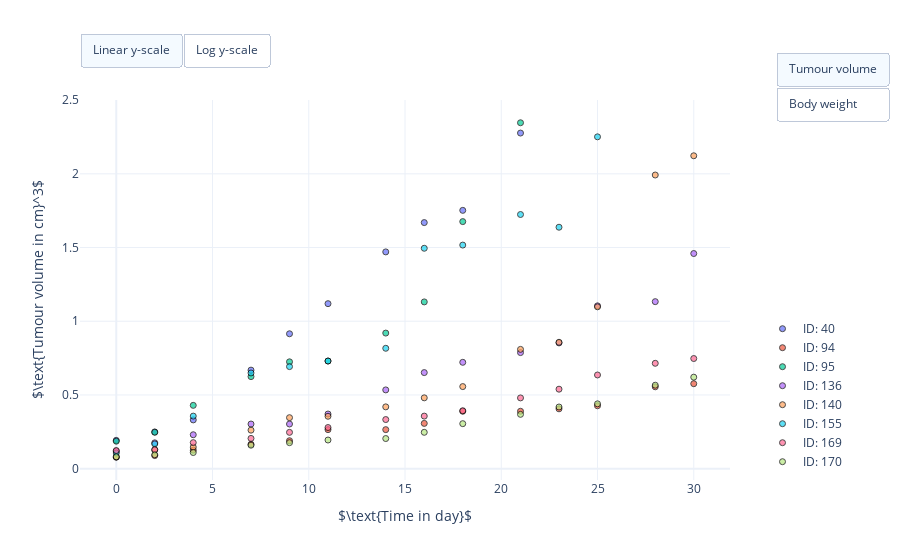

Source (notebook cell):
### Markdown cell above
## Identifiability

The identifiability of a parametric model addresses the question of whether a unique set of model parameters $\psi $ can be inferred from data, which most closely capture the data, see e.g. [2, 3, 4]. In particular, under the assumption that the model could have generated the data with a given set of model parameters, identifiability addresses the question of whether those *true* parameters can be recovered from the data. 

In the PKPD modelling context, the identifiability of the structural model is of particular importance, as parameter values can often be biologically interpreted. This allows for example to characterise biochemical properties of the compound, or to translate the model from preclinical to clinical application. However, for those biological interpretations to be meaningful, we need to make sure that the values tightly couple the observed data and the proposed structural model. If multiple parameters for a model exist that equally well capture the observed behaviour, it is hard to imagine that the parameter values carry significant biological meaning.

In this study, we are interested in learning the structural model parameters $\psi $ of the tumour growth in absence of the compound from an *in vivo* experiment reported in [1]. Here, patient-derived tumour explants LXF A677 (adenocarcinoma of the lung) were implanted in mice. The tumour growth was monitored over a period of 30 days, see the [Lung Cancer Tumour Growth in Absence of Treatment](https://nbviewer.jupyter.org/github/DavAug/ErlotinibGefitinib/blob/master/notebooks/lung_cancer/control_growth/data_preparation.ipynb) for details.

### Code cell
#
# Visualise control growth data.
#

import os

import pandas as pd

import pkpd.plots


# Import data
# Get path of current working directory
path = os.getcwd()

# Import LXF A677 control growth data
data = pd.read_csv(path + '/data/lxf_control_growth.csv')

# Create scatter plot
fig = pkpd.plots.plot_measurements(data)

# Show figure
fig.show()

### Figure 1 — Plotly figure (JSON) as saved in the notebook; plotly's stock layout.template omitted (floating-point values rounded to 4 significant figures)
{"data": [{"hovertemplate": "<b>ID: 40</b><br>Time: %{x:} day<br>Tumour volume: %{y:.02f} cm^3<br>Body weight: %{text}<br>Cancer type: Lung cancer (LXF A677)<br><extra></extra>", "marker": {"color": "#636EFA", "line": {"color": "black", "width": 1}, "opacity": 0.7, "symbol": "circle"}, "mode": "markers", "name": "ID: 40", "showlegend": true, "text": ["26.8 g", "26.1 g", "26.5 g", "26.5 g", "27.1 g", "26.0 g", "26.4 g", "26.0 g", "25.4 g", "26.2 g"], "type": "scatter", "x": [0, 2, 4, 7, 9, 11, 14, 16, 18, 21], "y": [0.1918, 0.2492, 0.3307, 0.6684, 0.915, 1.119, 1.47, 1.669, 1.752, 2.277]}, {"hovertemplate": "<b>ID: 40</b><br>Time: %{x:} day<br>Tumour volume: %{y:.02f} cm^3<br>Body weight: %{text}<br>Cancer type: Lung cancer (LXF A677)<br><extra></extra>", "marker": {"color": "#636EFA", "line": {"color": "black", "width": 1}, "opacity": 0.7, "symbol": "circle"}, "mode": "markers", "name": "ID: 40", "showlegend": true, "text": ["26.8 g", "26.1 g", "26.5 g", "26.5 g", "27.1 g", "26.0 g", "26.4 g", "26.0 g", "25.4 g", "26.2 g"], "type": "scatter", "visible": false, "x": [0, 2, 4, 7, 9, 11, 14, 16, 18, 21], "y": [26.8, 26.1, 26.5, 26.5, 27.1, 26, 26.4, 26, 25.4, 26.2]}, {"hovertemplate": "<b>ID: 94</b><br>Time: %{x:} day<br>Tumour volume: %{y:.02f} cm^3<br>Body weight: %{text}<br>Cancer type: Lung cancer (LXF A677)<br><extra></extra>", "marker": {"color": "#EF553B", "line": {"color": "black", "width": 1}, "opacity": 0.7, "symbol": "circle"}, "mode": "markers", "name": "ID: 94", "showlegend": true, "text": ["18.3 g", "18.2 g", "18.5 g", "18.3 g", "18.7 g", "17.9 g", "18.4 g", "18.2 g", "18.7 g", "20.0 g", "20.2 g", "20.3 g", "20.0 g", "19.2 g"], "type": "scatter", "x": [0, 2, 4, 7, 9, 11, 14, 16, 18, 21, 23, 25, 28, 30], "y": [0.07725, 0.08848, 0.1253, 0.1655, 0.1895, 0.2647, 0.2647, 0.3069, 0.3892, 0.3892, 0.4058, 0.4265, 0.5551, 0.5762]}, {"hovertemplate": "<b>ID: 94</b><br>Time: %{x:} day<br>Tumour volume: %{y:.02f} cm^3<br>Body weight: %{text}<br>Cancer type: Lung cancer (LXF A677)<br><extra></extra>", "marker": {"color": "#EF553B", "line": {"color": "black", "width": 1}, "opacity": 0.7, "symbol": "circle"}, "mode": "markers", "name": "ID: 94", "showlegend": true, "text": ["18.3 g", "18.2 g", "18.5 g", "18.3 g", "18.7 g", "17.9 g", "18.4 g", "18.2 g", "18.7 g", "20.0 g", "20.2 g", "20.3 g", "20.0 g", "19.2 g"], "type": "scatter", "visible": false, "x": [0, 2, 4, 7, 9, 11, 14, 16, 18, 21, 23, 25, 28, 30], "y": [18.3, 18.2, 18.5, 18.3, 18.7, 17.9, 18.4, 18.2, 18.7, 20, 20.2, 20.3, 20, 19.2]}, {"hovertemplate": "<b>ID: 95</b><br>Time: %{x:} day<br>Tumour volume: %{y:.02f} cm^3<br>Body weight: %{text}<br>Cancer type: Lung cancer (LXF A677)<br><extra></extra>", "marker": {"color": "#00CC96", "line": {"color": "black", "width": 1}, "opacity": 0.7, "symbol": "circle"}, "mode": "markers", "name": "ID: 95", "showlegend": true, "text": ["22.3 g", "23.0 g", "22.4 g", "23.6 g", "24.1 g", "22.7 g", "23.6 g", "23.3 g", "23.3 g", "23.3 g"], "type": "scatter", "x": [0, 2, 4, 7, 9, 11, 14, 16, 18, 21], "y": [0.1862, 0.2464, 0.4293, 0.6243, 0.7247, 0.7301, 0.9196, 1.131, 1.676, 2.347]}, {"hovertemplate": "<b>ID: 95</b><br>Time: %{x:} day<br>Tumour volume: %{y:.02f} cm^3<br>Body weight: %{text}<br>Cancer type: Lung cancer (LXF A677)<br><extra></extra>", "marker": {"color": "#00CC96", "line": {"color": "black", "width": 1}, "opacity": 0.7, "symbol": "circle"}, "mode": "markers", "name": "ID: 95", "showlegend": true, "text": ["22.3 g", "23.0 g", "22.4 g", "23.6 g", "24.1 g", "22.7 g", "23.6 g", "23.3 g", "23.3 g", "23.3 g"], "type": "scatter", "visible": false, "x": [0, 2, 4, 7, 9, 11, 14, 16, 18, 21], "y": [22.3, 23, 22.4, 23.6, 24.1, 22.7, 23.6, 23.3, 23.3, 23.3]}, {"hovertemplate": "<b>ID: 136</b><br>Time: %{x:} day<br>Tumour volume: %{y:.02f} cm^3<br>Body weight: %{text}<br>Cancer type: Lung cancer (LXF A677)<br><extra></extra>", "marker": {"color": "#AB63FA", "line": {"color": "black", "width": 1}, "opacity": 0.7, "symbol": "circle"}, "mode": "markers", "name": "ID: 136", "showlegend": true, "text": ["25.4 g", "26.2 g", "28.3 g", "28.0 g", "25.1 g", "22.9 g", "24.1 g", "23.9 g", "23.0 g", "24.0 g", "23.7 g", "24.7 g", "24.6 g", "24.2 g"], "type": "scatter", "x": [0, 2, 4, 7, 9, 11, 14, 16, 18, 21, 23, 25, 28, 30], "y": [0.1186, 0.1751, 0.23, 0.3027, 0.3027, 0.3704, 0.5342, 0.6517, 0.7213, 0.7873, 0.853, 1.105, 1.133, 1.459]}, {"hovertemplate": "<b>ID: 136</b><br>Time: %{x:} day<br>Tumour volume: %{y:.02f} cm^3<br>Body weight: %{text}<br>Cancer type: Lung cancer (LXF A677)<br><extra></extra>", "marker": {"color": "#AB63FA", "line": {"color": "black", "width": 1}, "opacity": 0.7, "symbol": "circle"}, "mode": "markers", "name": "ID: 136", "showlegend": true, "text": ["25.4 g", "26.2 g", "28.3 g", "28.0 g", "25.1 g", "22.9 g", "24.1 g", "23.9 g", "23.0 g", "24.0 g", "23.7 g", "24.7 g", "24.6 g", "24.2 g"], "type": "scatter", "visible": false, "x": [0, 2, 4, 7, 9, 11, 14, 16, 18, 21, 23, 25, 28, 30], "y": [25.4, 26.2, 28.3, 28, 25.1, 22.9, 24.1, 23.9, 23, 24, 23.7, 24.7, 24.6, 24.2]}, {"hovertemplate": "<b>ID: 140</b><br>Time: %{x:} day<br>Tumour volume: %{y:.02f} cm^3<br>Body weight: %{text}<br>Cancer type: Lung cancer (LXF A677)<br><extra></extra>", "marker": {"color": "#FFA15A", "line": {"color": "black", "width": 1}, "opacity": 0.7, "symbol": "circle"}, "mode": "markers", "name": "ID: 140", "showlegend": true, "text": ["22.7 g", "23.6 g", "23.6 g", "24.4 g", "25.0 g", "23.5 g", "24.8 g", "24.3 g", "23.8 g", "23.3 g", "23.7 g", "24.8 g", "24.7 g", "24.1 g"], "type": "scatter", "x": [0, 2, 4, 7, 9, 11, 14, 16, 18, 21, 23, 25, 28, 30], "y": [0.07933, 0.1269, 0.1461, 0.2611, 0.3457, 0.3552, 0.419, 0.4803, 0.5567, 0.809, 0.8573, 1.098, 1.992, 2.123]}, {"hovertemplate": "<b>ID: 140</b><br>Time: %{x:} day<br>Tumour volume: %{y:.02f} cm^3<br>Body weight: %{text}<br>Cancer type: Lung cancer (LXF A677)<br><extra></extra>", "marker": {"color": "#FFA15A", "line": {"color": "black", "width": 1}, "opacity": 0.7, "symbol": "circle"}, "mode": "markers", "name": "ID: 140", "showlegend": true, "text": ["22.7 g", "23.6 g", "23.6 g", "24.4 g", "25.0 g", "23.5 g", "24.8 g", "24.3 g", "23.8 g", "23.3 g", "23.7 g", "24.8 g", "24.7 g", "24.1 g"], "type": "scatter", "visible": false, "x": [0, 2, 4, 7, 9, 11, 14, 16, 18, 21, 23, 25, 28, 30], "y": [22.7, 23.6, 23.6, 24.4, 25, 23.5, 24.8, 24.3, 23.8, 23.3, 23.7, 24.8, 24.7, 24.1]}, {"hovertemplate": "<b>ID: 155</b><br>Time: %{x:} day<br>Tumour volume: %{y:.02f} cm^3<br>Body weight: %{text}<br>Cancer type: Lung cancer (LXF A677)<br><extra></extra>", "marker": {"color": "#19D3F3", "line": {"color": "black", "width": 1}, "opacity": 0.7, "symbol": "circle"}, "mode": "markers", "name": "ID: 155", "showlegend": true, "text": ["26.0 g", "27.3 g", "27.5 g", "28.2 g", "28.7 g", "27.9 g", "28.6 g", "29.0 g", "28.0 g", "28.9 g", "28.5 g", "29.6 g"], "type": "scatter", "x": [0, 2, 4, 7, 9, 11, 14, 16, 18, 21, 23, 25], "y": [0.1059, 0.1677, 0.3563, 0.649, 0.6922, 0.7301, 0.8165, 1.495, 1.517, 1.724, 1.638, 2.251]}, {"hovertemplate": "<b>ID: 155</b><br>Time: %{x:} day<br>Tumour volume: %{y:.02f} cm^3<br>Body weight: %{text}<br>Cancer type: Lung cancer (LXF A677)<br><extra></extra>", "marker": {"color": "#19D3F3", "line": {"color": "black", "width": 1}, "opacity": 0.7, "symbol": "circle"}, "mode": "markers", "name": "ID: 155", "showlegend": true, "text": ["26.0 g", "27.3 g", "27.5 g", "28.2 g", "28.7 g", "27.9 g", "28.6 g", "29.0 g", "28.0 g", "28.9 g", "28.5 g", "29.6 g"], "type": "scatter", "visible": false, "x": [0, 2, 4, 7, 9, 11, 14, 16, 18, 21, 23, 25], "y": [26, 27.3, 27.5, 28.2, 28.7, 27.9, 28.6, 29, 28, 28.9, 28.5, 29.6]}, {"hovertemplate": "<b>ID: 169</b><br>Time: %{x:} day<br>Tumour volume: %{y:.02f} cm^3<br>Body weight: %{text}<br>Cancer type: Lung cancer (LXF A677)<br><extra></extra>", "marker": {"color": "#FF6692", "line": {"color": "black", "width": 1}, "opacity": 0.7, "symbol": "circle"}, "mode": "markers", "name": "ID: 169", "showlegend": true, "text": ["26.9 g", "26.8 g", "26.2 g", "26.2 g", "27.3 g", "26.6 g", "28.0 g", "27.6 g", "26.6 g", "27.9 g", "27.4 g", "28.6 g", "27.5 g", "28.0 g"], "type": "scatter", "x": [0, 2, 4, 7, 9, 11, 14, 16, 18, 21, 23, 25, 28, 30], "y": [0.123, 0.1288, 0.1764, 0.2052, 0.2461, 0.2788, 0.333, 0.3564, 0.3928, 0.4799, 0.5391, 0.6354, 0.7146, 0.747]}, {"hovertemplate": "<b>ID: 169</b><br>Time: %{x:} day<br>Tumour volume: %{y:.02f} cm^3<br>Body weight: %{text}<br>Cancer type: Lung cancer (LXF A677)<br><extra></extra>", "marker": {"color": "#FF6692", "line": {"color": "black", "width": 1}, "opacity": 0.7, "symbol": "circle"}, "mode": "markers", "name": "ID: 169", "showlegend": true, "text": ["26.9 g", "26.8 g", "26.2 g", "26.2 g", "27.3 g", "26.6 g", "28.0 g", "27.6 g", "26.6 g", "27.9 g", "27.4 g", "28.6 g", "27.5 g", "28.0 g"], "type": "scatter", "visible": false, "x": [0, 2, 4, 7, 9, 11, 14, 16, 18, 21, 23, 25, 28, 30], "y": [26.9, 26.8, 26.2, 26.2, 27.3, 26.6, 28, 27.6, 26.6, 27.9, 27.4, 28.6, 27.5, 28]}, {"hovertemplate": "<b>ID: 170</b><br>Time: %{x:} day<br>Tumour volume: %{y:.02f} cm^3<br>Body weight: %{text}<br>Cancer type: Lung cancer (LXF A677)<br><extra></extra>", "marker": {"color": "#B6E880", "line": {"color": "black", "width": 1}, "opacity": 0.7, "symbol": "circle"}, "mode": "markers", "name": "ID: 170", "showlegend": true, "text": ["28.3 g", "27.7 g", "27.9 g", "28.8 g", "29.3 g", "28.6 g", "29.5 g", "28.9 g", "26.8 g", "28.7 g", "27.3 g", "28.7 g", "28.5 g", "27.5 g"], "type": "scatter", "x": [0, 2, 4, 7, 9, 11, 14, 16, 18, 21, 23, 25, 28, 30], "y": [0.08006, 0.09422, 0.1093, 0.159, 0.1762, 0.1941, 0.2042, 0.2464, 0.3051, 0.3683, 0.4182, 0.4396, 0.5662, 0.6206]}, {"hovertemplate": "<b>ID: 170</b><br>Time: %{x:} day<br>Tumour volume: %{y:.02f} cm^3<br>Body weight: %{text}<br>Cancer type: Lung cancer (LXF A677)<br><extra></extra>", "marker": {"color": "#B6E880", "line": {"color": "black", "width": 1}, "opacity": 0.7, "symbol": "circle"}, "mode": "markers", "name": "ID: 170", "showlegend": true, "text": ["28.3 g", "27.7 g", "27.9 g", "28.8 g", "29.3 g", "28.6 g", "29.5 g", "28.9 g", "26.8 g", "28.7 g", "27.3 g", "28.7 g", "28.5 g", "27.5 g"], "type": "scatter", "visible": false, "x": [0, 2, 4, 7, 9, 11, 14, 16, 18, 21, 23, 25, 28, 30], "y": [28.3, 27.7, 27.9, 28.8, 29.3, 28.6, 29.5, 28.9, 26.8, 28.7, 27.3, 28.7, 28.5, 27.5]}], "layout": {"autosize": true, "legend": {"x": 1.05, "xanchor": "left", "y": 0.01, "yanchor": "bottom"}, "updatemenus": [{"buttons": [{"args": [{"yaxis.type": "linear"}], "label": "Linear y-scale", "method": "relayout"}, {"args": [{"yaxis.type": "log"}], "label": "Log y-scale", "method": "relayout"}], "direction": "left", "pad": {"r": 0, "t": -10}, "showactive": true, "type": "buttons", "x": 0, "xanchor": "left", "y": 1.15, "yanchor": "top"}, {"buttons": [{"args": [{"visible": [true, false, true, false, true, false, true, false, true, false, true, false, true, false, true, false]}, {"yaxis": {"title": "$\\text{Tumour volume in cm}^3$"}}], "label": "Tumour volume", "method": "update"}, {"args": [{"visible": [false, true, false, true, false, true, false, true, false, true, false, true, false, true, false, true]}, {"yaxis": {"title": "$\\text{Body weight in g}$"}}], "label": "Body weight", "method": "update"}], "direction": "down", "pad": {"r": 0, "t": -10}, "showactive": true, "type": "buttons", "x": 1.07, "xanchor": "left", "y": 1.1, "yanchor": "top"}], "xaxis": {"title": {"text": "$\\text{Time in day}$"}}, "yaxis": {"title": {"text": "$\\text{Tumour volume in cm}^3$"}}}}
